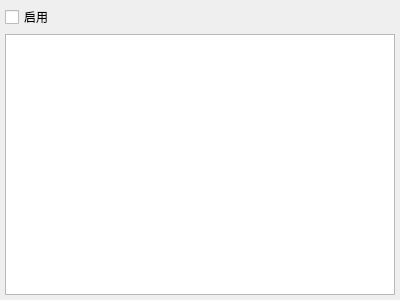
<?xml version="1.0" encoding="UTF-8"?>
<ui version="4.0">
 <class>GameDebugWgt</class>
 <widget class="QWidget" name="GameDebugWgt">
  <property name="geometry">
   <rect>
    <x>0</x>
    <y>0</y>
    <width>400</width>
    <height>300</height>
   </rect>
  </property>
  <property name="windowTitle">
   <string>GameDebugWgt</string>
  </property>
  <layout class="QVBoxLayout" name="verticalLayout">
   <property name="spacing">
    <number>5</number>
   </property>
   <property name="leftMargin">
    <number>5</number>
   </property>
   <property name="topMargin">
    <number>5</number>
   </property>
   <property name="rightMargin">
    <number>5</number>
   </property>
   <property name="bottomMargin">
    <number>5</number>
   </property>
   <item>
    <layout class="QHBoxLayout" name="horizontalLayout">
     <item>
      <widget class="QCheckBox" name="checkBox_enable">
       <property name="text">
        <string>启用</string>
       </property>
      </widget>
     </item>
     <item>
      <spacer name="horizontalSpacer">
       <property name="orientation">
        <enum>Qt::Horizontal</enum>
       </property>
       <property name="sizeHint" stdset="0">
        <size>
         <width>40</width>
         <height>20</height>
        </size>
       </property>
      </spacer>
     </item>
    </layout>
   </item>
   <item>
    <widget class="QTextEdit" name="textEdit"/>
   </item>
  </layout>
 </widget>
 <layoutdefault spacing="6" margin="11"/>
 <resources/>
 <connections/>
</ui>
